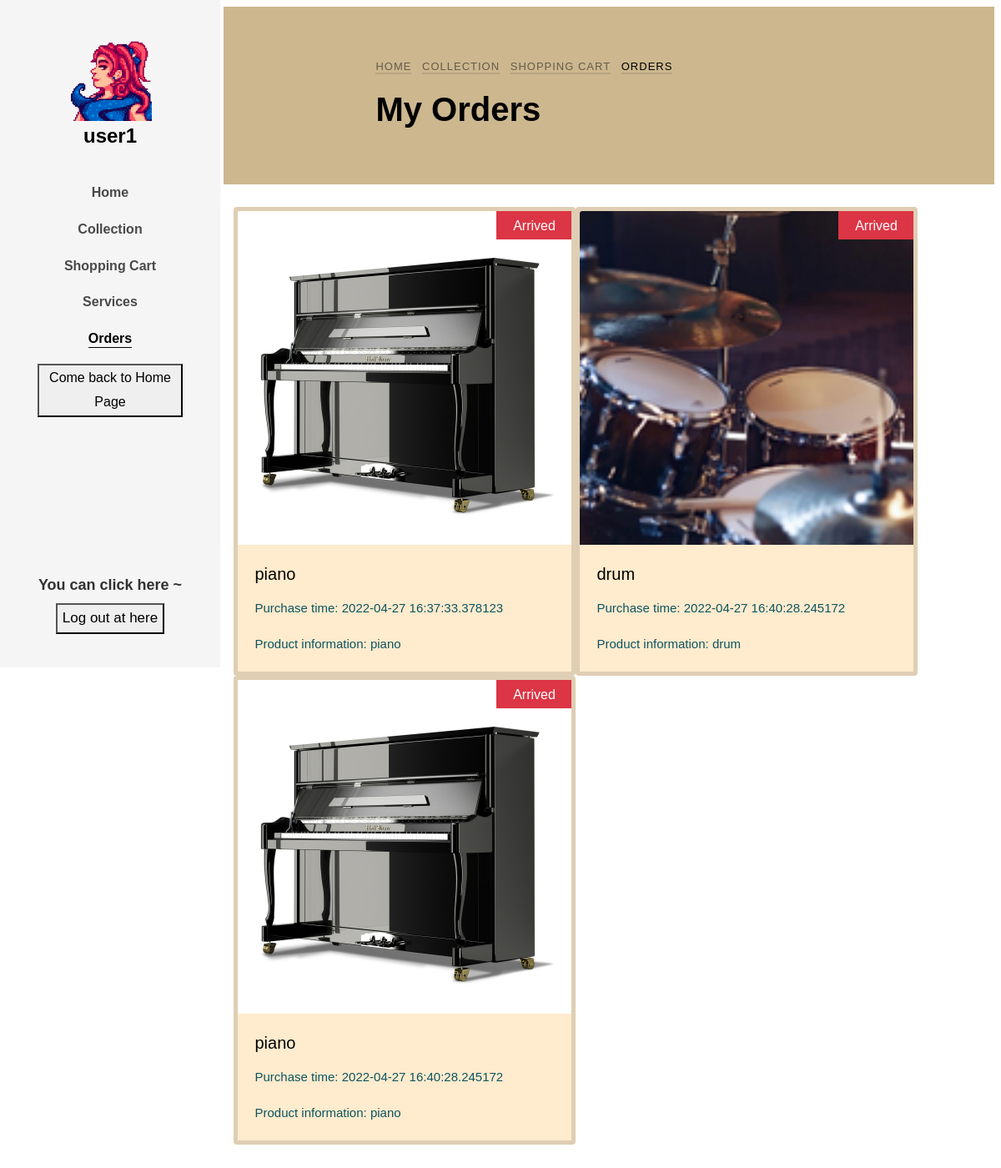
The page /Orders (signed in) on the database its author committed.
### app/models.py (models this page shows, shortened)
class User(db.Model):
    __tablename__ = "user"
    __table_args__ = {'extend_existing': True}
    id = db.Column(db.Integer, primary_key=True)
    user_name = db.Column(db.String(32), unique=True, nullable=False)
    password_hash = db.Column(db.String(64), nullable=False)
    email = db.Column(db.String(64), nullable=False)
    register_time = db.Column(db.DateTime, default=datetime.now)
    gender = db.Column(db.String(10), nullable=True)
    icon = db.Column(db.String(128), nullable=True)
    introduction = db.Column(db.String(64), nullable=True)
    authority = db.Column(db.Integer, default=0, nullable=False)
    money = db.Column(db.Integer, default=0, nullable=False)
    new_time = db.Column(db.DateTime, nullable=True)
    count = db.Column(db.Integer, default=0)
    situation = db.Column(db.Boolean, nullable=True)
    messages = db.relationship('Message', back_populates='author', cascade='all')

class Commodity(db.Model):
    __tablename__ = "commodity"
    __table_args__ = {'extend_existing': True}
    id = db.Column(db.Integer, primary_key=True, autoincrement=True)
    commodity_name = db.Column(db.String(32), nullable=False)
    release_time = db.Column(db.DateTime, default=datetime.now)
    cargo_quantity = db.Column(db.Integer, nullable=False)
    pic_path = db.Column(db.String(64), nullable=True)
    price = db.Column(db.Integer, nullable=False)
    introduction = db.Column(db.String(64), nullable=True)
    type = db.Column(db.String(32), nullable=False)
    collect_num = db.Column(db.Integer, default=0)
    is_collect = db.Column(db.Boolean, default=False, nullable=False)

class Order(db.Model):
    __tablename__ = "order"
    __table_args__ = {'extend_existing': True}
    id = db.Column(db.Integer, primary_key=True, autoincrement=True)
    user_id = db.Column(db.Integer, db.ForeignKey('user.id'))
    purchase_time = db.Column(db.DateTime, default=datetime.now)
    address = db.Column(db.String(64), nullable=False)
    transport = db.Column(db.String(64), nullable=False)
    is_receive = db.Column(db.Boolean, default=False, nullable=False)

### app/routes.py (the view)
@app.route('/Orders')
def Orders():
    user = User.query.filter(User.user_name == session.get('USERNAME')).first()
    user_icon = setIcon()
    orders = Order.query.filter(Order.user_id == session.get('uid'))
    list = [];
    for o in orders:
        list = get_orders(o, list)
    session.pop('orders', None)
    session['orders'] = list
    if islogined():
        authority = session.get('authority')
    else:
        authority = 0
    return render_template('order.html', user=user, icon=user_icon, islogin=islogined(), orders=list,
                           authority=authority)

### app/functions.py (called while the page is built)
def islogined():
    if session.get('USERNAME'):
        return True
    else:
        return False

### app/routes.py (called while the page is built)
def get_orders(p, list):
    order_detail = db.session.query(OrderDetail).filter(OrderDetail.order_id == p.id).all()
    for od in order_detail:
        item = dict()
        c = db.session.query(Commodity).filter(Commodity.id == od.commodity_id).first()
        item['id'] = p.id
        item['detail'] = od.id
        item['pic_path'] = c.pic_path
        item['is_receive'] = p.is_receive
        item['commodity_name'] = c.commodity_name
        item['purchase_time'] = p.purchase_time
        item['address'] = p.address
        item['introduction'] = c.introduction
        item['price'] = c.price * od.commodity_num
        list.append(item)
    return list

def setIcon():
    if islogined():
        user = User.query.filter(User.user_name == session.get('USERNAME')).first()
        user_icon = user.icon
        if user_icon != None:
            icon = user.icon
            user_icon = url_for('static', filename='uploaded_AVA/' + icon)
        else:
            user_icon = 'NULL'
    else:
        user_icon = 'NULL'
    return user_icon

### app/templates/order.html (shortened to what this page needs)
<!DOCTYPE html>
<html lang="en">
<head>
    <link rel="stylesheet" href="../static/css/open-iconic-bootstrap.min.css">
    <link rel="stylesheet" href="../static/css/animate.css">
    <link rel="stylesheet" href="../static/css/owl.carousel.min.css">
    <link rel="stylesheet" href="../static/css/owl.theme.default.min.css">
    <link rel="stylesheet" href="../static/css/magnific-popup.css">
    <link rel="stylesheet" href="../static/css/aos.css">
    <link rel="stylesheet" href="../static/css/ionicons.min.css">
    <link rel="stylesheet" href="../static/css/bootstrap-datepicker.css">
    <link rel="stylesheet" href="../static/css/jquery.timepicker.css">
    <link rel="stylesheet" href="../static/css/flaticon.css">
    <link rel="stylesheet" href="../static/css/icomoon.css">
    <link rel="stylesheet" href="../static/css/style-per.css">
</head>
<body>
<div id="colorlib-page">
    <aside id="colorlib-aside" role="complementary" class="js-fullheight text-center">
        <h1 id="colorlib-logo"><a href="/home">
                <span>
                    {% if icon == "NULL" %}
                        <img src='{{ avatars.default(size='l') }}' alt="" width=100 height=100>
                    {% else %}
                        <img src='{{ icon }}' alt="" width=100 height=100>
                    {% endif %}
                </span><br>{{ user.user_name }}</a>
        </h1>
        <nav id="colorlib-main-menu" role="navigation">
            <ul>
                <li><a href="/home ">Home</a></li>
                <li><a href="/collection">Collection</a></li>
                <li><a href="/ShoppingCart">Shopping Cart</a></li>
                <li><a href="/contact">Services</a></li>
                <li class="colorlib-active"><a href="/Orders">Orders</a></li>
                <li>
                    <button onclick="location.href='/main_page'">Come back to Home Page</button>
                </li>
            </ul>
        </nav>
        <div class="colorlib-footer">
            <h3>You can click here ~</h3>
            <div class="d-flex justify-content-center">
                <form action="#" class="colorlib-subscribe-form">
                    <div class="form-group d-flex">
                        <button onclick="clickToLogout();">Log out at here</button>
                    </div>
                </form>
            </div>
        </div>
    </aside>
    <div id="colorlib-main">
        <section class="ftco-section ftco-bread">
            <div class="container">
                <div class="row no-gutters slider-text justify-content-center align-items-center">
                    <div class="col-md-8 ftco-animate">
                        <p class="breadcrumbs"><span class="mr-2"><a href="/home">Home</a></span>
                            <span class="mr-2"><a href="/collection">Collection</a></span>
                            <span class="mr-2"><a href="/ShoppingCart">Shopping Cart</a></span>
                            <span>Orders</span></p>
                         {% if authority ==1 %}
                            <h1 class="bread">All Orders</h1>
                         {% else %}
                             <h1 class="bread">My Orders</h1>
                         {% endif %}
                    </div>
                </div>
            </div>
        </section>
        <section class="ftco-section-3">
            <div class="photograhy">
                <div class="row">
                    {% if authority ==1 %}
                        {% for order in allorders %}
                        <div class="card">
                            <a href="singleOrder/{{ order.detail }}">
                                <img class="card-img-top" src="{{ order.pic_path }}" alt="Card image cap"
                                     height="400px"></a>
                            {% if order.is_receive %}
                                <span class="product-new-top"
                                      style="background: #28a745"
                                >received</span>
                            {% else %}
                                <span class="product-new-top"
                                      style="background: #dc3545"
                                >Arrived</span>
                            {% endif %}
                            <div class="card-body">
                                <h5 class="card-title"><a
                                        href="singleOrder/{{ order.id }}">{{ order.commodity_name }} </a></h5>
                                <p class="card-text">Purchase time: {{ order.purchase_time }}</p>
                                <p class="card-text">Product information: {{ order.introduction }}</p>
                            </div>
                        </div>
                        {% endfor %}
                    {% else %}
                        {% for order in orders %}
                        <div class="card">
                            <a href="singleOrder/{{ order.detail }}">
                                <img class="card-img-top" src="{{ order.pic_path }}" alt="Card image cap"
                                     height="400px"></a>
                            {% if order.is_receive %}
                                <span class="product-new-top"
                                      style="background: #28a745"
                                >received</span>
                            {% else %}
                                <span class="product-new-top"
                                      style="background: #dc3545"
                                >Arrived</span>
                            {% endif %}
                            <div class="card-body">
                                <h5 class="card-title"><a
                                        href="singleOrder/{{ order.id }}">{{ order.commodity_name }} </a></h5>
                                <p class="card-text">Purchase time: {{ order.purchase_time }}</p>
                                <p class="card-text">Product information: {{ order.introduction }}</p>
                            </div>
                        </div>
                        {% endfor %}
                    {% endif %}
                </div>
            </div>
        </section>
    </div>
</div>
</body>
</html>

### rows shown on the page
User: user_name "user1"
Commodity: pic_path (picture), commodity_name "piano" "piano", introduction "piano" "piano"
Order: purchase_time "2022-04-27 16:37:33.378123"
Commodity: pic_path (picture), commodity_name "drum", introduction "drum"
Order: purchase_time "2022-04-27 16:40:28.245172" "2022-04-27 16:40:28.245172"
